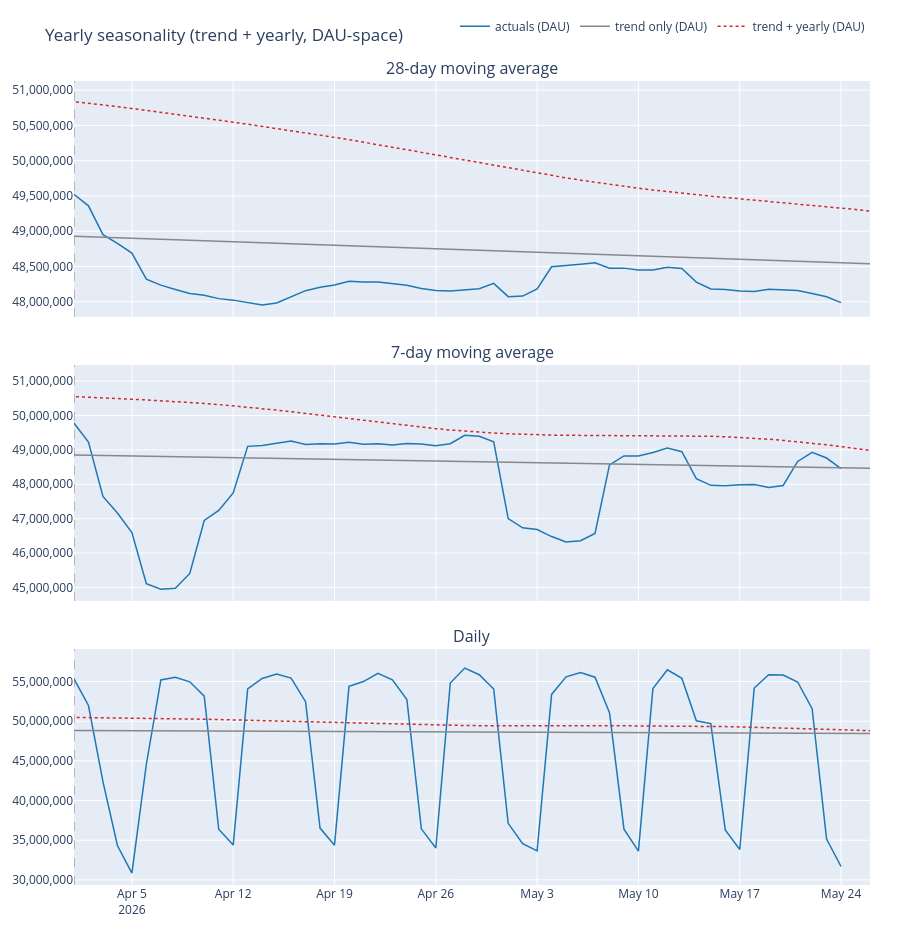

The cell this chart's notebook holds for it:
### Markdown cell above
## 3. Yearly seasonality

Prophet's yearly seasonal factor (multiplicative on the log-trend), back-transformed and added on top of trend. The gap between the trend-only line and the trend+yearly line is the **isolated DAU contribution of yearly**. The gap between actuals and trend+yearly is everything yearly fails to capture (weekly oscillation, holidays, residual).

### Code cell
# [plot-yearly]
if 'dau_trend_plus_yearly' in components:
    show_component(
        title='Yearly seasonality (trend + yearly, DAU-space)',
        actual=actuals,
        trend_dau=components['dau_trend'],
        prediction_dau=components['dau_trend_plus_yearly'],
        prediction_label='trend + yearly (DAU)',
    )
else:
    print('Yearly seasonality not enabled for this fit '
          '(desktop_forecast_model only enables yearly when len(history) > 2yr and p50/p10 < 5).')
